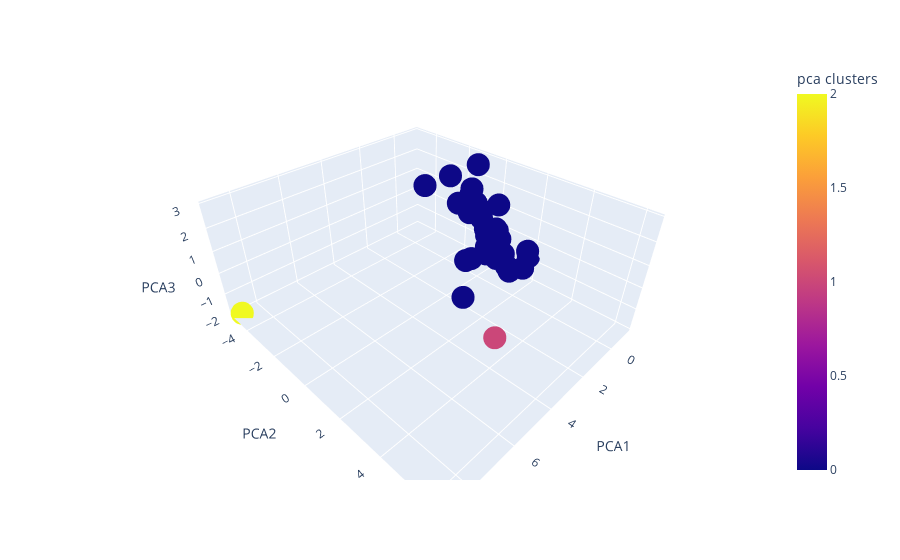

Source (notebook cell):
### Code cell
px.scatter_3d(data_frame=pca_scaled_data_df,
             x='PCA1',
             y='PCA2',
             z='PCA3',
             color='pca clusters')

### Figure 1 — Plotly figure (JSON) as saved in the notebook; plotly's stock layout.template omitted (floating-point values rounded to 4 significant figures)
{"data": [{"hovertemplate": "PCA1=%{x}<br>PCA2=%{y}<br>PCA3=%{z}<br>pca clusters=%{marker.color}<extra></extra>", "legendgroup": "", "marker": {"color": [0, 0, 0, 0, 0, 0, 0, 0, 0, 0, 0, 0, 0, 0, 0, 0, 0, 0, 0, 0, 0, 0, 0, 0, 0, 0, 0, 0, 0, 0, 0, 0, 1, 0, 0, 0, 2, 0, 0, 0, 0], "coloraxis": "coloraxis", "symbol": "circle"}, "mode": "markers", "name": "", "scene": "scene", "showlegend": false, "type": "scatter3d", "x": [-0.4978, -0.5121, -0.4392, -0.4872, -0.6785, -0.3098, -0.5739, -0.372, -0.6536, -0.719, -0.5702, -0.4442, -0.7248, 0.5262, -0.4229, -1.04, -0.3235, -0.6583, -0.3676, -0.4948, -0.6044, -0.5035, -0.5379, -0.4444, 0.5915, -0.4476, -0.83, -0.9721, -0.4812, 2.121, -0.7111, -0.6267, 7.142, -0.5104, -0.01144, 0.1723, 8.85, -1.119, -0.5568, -0.4503, -0.3063], "y": [-1.08, -0.6922, 0.08685, 0.1194, -2.41, -1.565, -0.7977, -0.921, -0.7207, -0.003277, 1.286, 0.09235, 0.2795, -2.799, 0.0277, 0.07292, 1.282, 0.573, -0.8895, 0.03744, 0.8693, -1.067, 0.5718, 0.1282, -0.2283, 0.06554, 0.2753, 1.696, -0.7164, 1.006, 0.2869, 0.1964, 6.254, -0.3837, 2.422, -0.2687, -4.938, 1.813, -0.1644, 0.04847, 0.1563], "z": [0.5524, 1.046, -0.7302, -0.5828, 1.788, 0.8854, 2.843, 1.555, 0.6842, -0.3715, -1.471, -0.7515, -0.6557, 1.595, -0.1272, 1.138, -1.081, -0.1793, 1.79, -0.7557, -0.7861, 0.5309, -1.132, -0.45, -1.081, -0.7382, 0.03655, -1.31, 1.149, -1.579, 0.1844, -0.2463, 2.919, 0.517, 0.3464, -1.198, -1.957, -0.7337, 0.05711, -0.728, -0.9741]}], "layout": {"coloraxis": {"colorbar": {"title": {"text": "pca clusters"}}, "colorscale": [[0, "#0d0887"], [0.1111, "#46039f"], [0.2222, "#7201a8"], [0.3333, "#9c179e"], [0.4444, "#bd3786"], [0.5556, "#d8576b"], [0.6667, "#ed7953"], [0.7778, "#fb9f3a"], [0.8889, "#fdca26"], [1, "#f0f921"]]}, "legend": {"tracegroupgap": 0}, "margin": {"t": 60}, "scene": {"domain": {"x": [0, 1], "y": [0, 1]}, "xaxis": {"title": {"text": "PCA1"}}, "yaxis": {"title": {"text": "PCA2"}}, "zaxis": {"title": {"text": "PCA3"}}}}}
